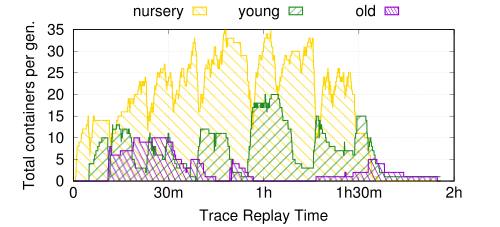

The gnuplot source for this figure:
set term postscript color eps enhanced 22
set output "containers.eps"
load "../styles.inc"

set size 1,0.65
set bmargin 3
set tmargin 2
set lmargin 8
set rmargin 5

set grid x front
set xtics ("0" 0,"30m" 1800,"1h" 3600,"1h30m" 5400,"2h" 7200) offset 0,0.25
set xrange [0:7200]

set grid y
set autoscale y

#set style fill transparent solid 0.5 noborder
set style fill transparent pattern 4 bo

set style data lines
set style function filledcurves y1=0

set ylabel "Total containers per gen." offset 1,0
set xlabel "Trace Replay Time" offset 0,0.25
set yrange [0:]
set key outside sample 1.0 horizontal top center
plot \
  'data/borg-genpack.dat' using 1:($6) with filledcurves x1 lw 3 lc rgb "gold" title 'nursery', \
  'data/borg-genpack.dat' using 1:($7) with filledcurves x1 lw 3 lc rgb "forest-green" title 'young', \
  'data/borg-genpack.dat' using 1:($8) with filledcurves x1 lw 3 lc rgb "dark-violet" title 'old'

!epstopdf "containers.eps"
!rm "containers.eps"
quit
